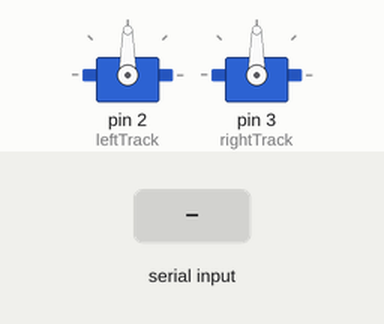
Simulated run of this sketch. Board: Arduino Uno, built with avr-gcc and run on an emulated ATmega328P. Parts: 2 × servo. The inputs (shaded band) are chosen by the test bench.

Above: at 1.2 s.
1.3 s: "l90\n" received over Serial
At 1.8 s:
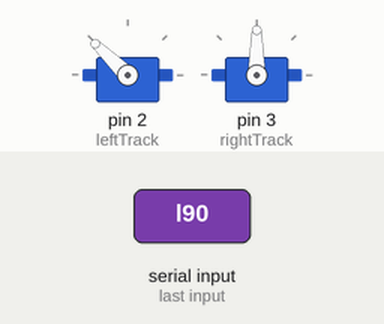
2.8 s: "r90\n" received over Serial
At 4.0 s:
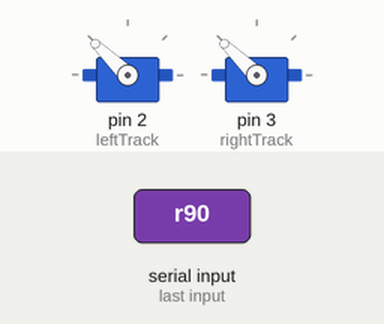
4.3 s: "l,45\n" received over Serial
At 5.3 s:
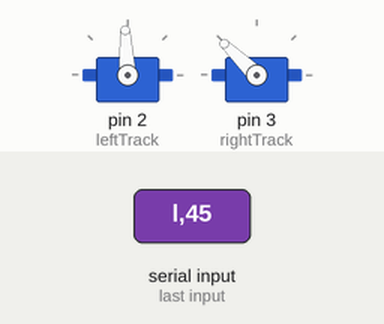
Timing chart, 0 to 7.3 s (numbered marks = the images above; inputs shaded):
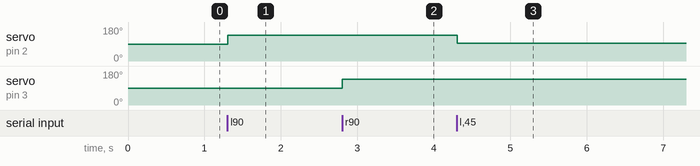

Measured:
- after the input at 1.3 s, servo on pin 2 (leftTrack): 90° → 136° at once
- after the input at 2.8 s, servo on pin 3 (rightTrack): 90° → 136° at once
- after the input at 4.3 s, servo on pin 2 (leftTrack): 136° → 93° at once

The sketch:

rover_control.ino
```cpp
#include <Servo.h>

//terminating charactor for incoming message
char const MSG_TERMINATOR = '\n';

//Motors on left and right side of rover
Servo leftTrack;
Servo rightTrack;

void setup()
{
  Serial.begin(9600);

  leftTrack.attach(2);
  rightTrack.attach(3);
}

void loop()
{
  String message;

  //take action on next message in buffer
  if(Serial.available() > 0 &&
    (message = Serial.readStringUntil(MSG_TERMINATOR)) != NULL &&
    isalpha(message.charAt(0)))
  {
    //character indicating motor to set
    char track = message.charAt(0);

    //integer indicating velocity in percent power
    int vel = message.substring(1).toInt();

    if(vel <= 100 && vel >= -100)
    {
      //microseconds of on time for PPM signal that determines velocity
      int pulseTime = map(vel, -100, 100, 1000, 2000);

      switch(track)
      {
        case 'l':
          leftTrack.writeMicroseconds(pulseTime);
          break;
        case 'r':
          rightTrack.writeMicroseconds(pulseTime);
          break;
      }
    }
  }
}
```
